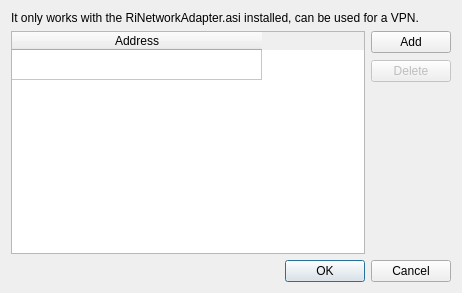
<?xml version="1.0" encoding="UTF-8"?>
<ui version="4.0">
 <class>AdaptersDialog</class>
 <widget class="QDialog" name="AdaptersDialog">
  <property name="geometry">
   <rect>
    <x>0</x>
    <y>0</y>
    <width>462</width>
    <height>293</height>
   </rect>
  </property>
  <property name="windowTitle">
   <string>Adapters</string>
  </property>
  <property name="whatsThis">
   <string/>
  </property>
  <property name="modal">
   <bool>false</bool>
  </property>
  <layout class="QGridLayout" name="gridLayout">
   <item row="2" column="0" colspan="2">
    <widget class="QDialogButtonBox" name="buttonBox">
     <property name="orientation">
      <enum>Qt::Horizontal</enum>
     </property>
     <property name="standardButtons">
      <set>QDialogButtonBox::Cancel|QDialogButtonBox::Ok</set>
     </property>
    </widget>
   </item>
   <item row="1" column="0">
    <widget class="QTableWidget" name="adapters">
     <attribute name="horizontalHeaderDefaultSectionSize">
      <number>250</number>
     </attribute>
     <attribute name="verticalHeaderVisible">
      <bool>false</bool>
     </attribute>
     <row>
      <property name="text">
       <string/>
      </property>
     </row>
     <column>
      <property name="text">
       <string>Address</string>
      </property>
     </column>
    </widget>
   </item>
   <item row="1" column="1">
    <layout class="QVBoxLayout" name="addAndDeleteVL">
     <property name="spacing">
      <number>7</number>
     </property>
     <property name="sizeConstraint">
      <enum>QLayout::SetDefaultConstraint</enum>
     </property>
     <item>
      <widget class="QPushButton" name="addButton">
       <property name="text">
        <string>Add</string>
       </property>
      </widget>
     </item>
     <item>
      <widget class="QPushButton" name="deleteButton">
       <property name="enabled">
        <bool>false</bool>
       </property>
       <property name="text">
        <string>Delete</string>
       </property>
      </widget>
     </item>
     <item>
      <spacer name="verticalSpacer">
       <property name="orientation">
        <enum>Qt::Vertical</enum>
       </property>
       <property name="sizeHint" stdset="0">
        <size>
         <width>20</width>
         <height>40</height>
        </size>
       </property>
      </spacer>
     </item>
    </layout>
   </item>
   <item row="0" column="0" colspan="2">
    <widget class="QLabel" name="label">
     <property name="text">
      <string>It only works with the RiNetworkAdapter.asi installed, can be used for a VPN.</string>
     </property>
    </widget>
   </item>
  </layout>
 </widget>
 <resources/>
 <connections>
  <connection>
   <sender>buttonBox</sender>
   <signal>accepted()</signal>
   <receiver>AdaptersDialog</receiver>
   <slot>accept()</slot>
   <hints>
    <hint type="sourcelabel">
     <x>248</x>
     <y>254</y>
    </hint>
    <hint type="destinationlabel">
     <x>157</x>
     <y>274</y>
    </hint>
   </hints>
  </connection>
  <connection>
   <sender>buttonBox</sender>
   <signal>rejected()</signal>
   <receiver>AdaptersDialog</receiver>
   <slot>reject()</slot>
   <hints>
    <hint type="sourcelabel">
     <x>316</x>
     <y>260</y>
    </hint>
    <hint type="destinationlabel">
     <x>286</x>
     <y>274</y>
    </hint>
   </hints>
  </connection>
 </connections>
</ui>
